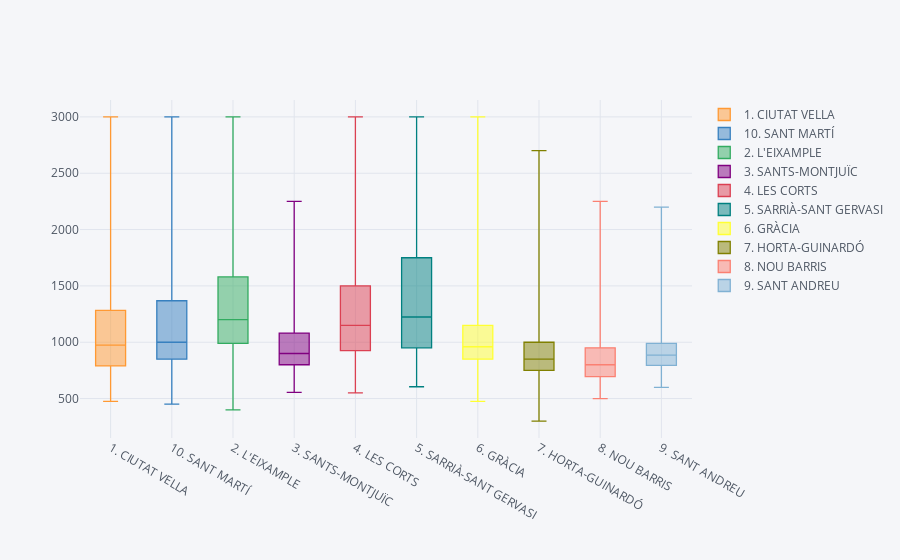

Notebook code cell kept with this figure:
### Markdown cell above
# Hay diferencias de precios por distritos?

### Code cell
df[['Precio', 'Distrito']].pivot(columns='Distrito', values='Precio').iplot(kind='box')

### Figure 1 — Plotly figure (JSON) as saved in the notebook; plotly's stock layout.template omitted (floating-point values rounded to 4 significant figures; data arrays with more than 128 entries replaced by an {"elided": "..."} marker saying what was removed)
{"data": [{"boxpoints": false, "line": {"width": 1.3}, "marker": {"color": "rgba(255, 153, 51, 1.0)"}, "name": "1. CIUTAT VELLA", "orientation": "v", "type": "box", "y": {"elided": "9608 int values"}}, {"boxpoints": false, "line": {"width": 1.3}, "marker": {"color": "rgba(55, 128, 191, 1.0)"}, "name": "10. SANT MARTÍ", "orientation": "v", "type": "box", "y": {"elided": "9608 int values"}}, {"boxpoints": false, "line": {"width": 1.3}, "marker": {"color": "rgba(50, 171, 96, 1.0)"}, "name": "2. L'EIXAMPLE", "orientation": "v", "type": "box", "y": {"elided": "9608 int values"}}, {"boxpoints": false, "line": {"width": 1.3}, "marker": {"color": "rgba(128, 0, 128, 1.0)"}, "name": "3. SANTS-MONTJUÏC", "orientation": "v", "type": "box", "y": {"elided": "9608 int values"}}, {"boxpoints": false, "line": {"width": 1.3}, "marker": {"color": "rgba(219, 64, 82, 1.0)"}, "name": "4. LES CORTS", "orientation": "v", "type": "box", "y": {"elided": "9608 int values"}}, {"boxpoints": false, "line": {"width": 1.3}, "marker": {"color": "rgba(0, 128, 128, 1.0)"}, "name": "5. SARRIÀ-SANT GERVASI", "orientation": "v", "type": "box", "y": {"elided": "9608 int values"}}, {"boxpoints": false, "line": {"width": 1.3}, "marker": {"color": "rgba(255, 255, 51, 1.0)"}, "name": "6. GRÀCIA", "orientation": "v", "type": "box", "y": {"elided": "9608 int values"}}, {"boxpoints": false, "line": {"width": 1.3}, "marker": {"color": "rgba(128, 128, 0, 1.0)"}, "name": "7. HORTA-GUINARDÓ", "orientation": "v", "type": "box", "y": {"elided": "9608 int values"}}, {"boxpoints": false, "line": {"width": 1.3}, "marker": {"color": "rgba(251, 128, 114, 1.0)"}, "name": "8. NOU BARRIS", "orientation": "v", "type": "box", "y": {"elided": "9608 int values"}}, {"boxpoints": false, "line": {"width": 1.3}, "marker": {"color": "rgba(128, 177, 211, 1.0)"}, "name": "9. SANT ANDREU", "orientation": "v", "type": "box", "y": {"elided": "9608 int values"}}], "layout": {"legend": {"bgcolor": "#F5F6F9", "font": {"color": "#4D5663"}}, "paper_bgcolor": "#F5F6F9", "plot_bgcolor": "#F5F6F9", "title": {"font": {"color": "#4D5663"}}, "xaxis": {"gridcolor": "#E1E5ED", "showgrid": true, "tickfont": {"color": "#4D5663"}, "title": {"font": {"color": "#4D5663"}, "text": ""}, "zerolinecolor": "#E1E5ED"}, "yaxis": {"gridcolor": "#E1E5ED", "showgrid": true, "tickfont": {"color": "#4D5663"}, "title": {"font": {"color": "#4D5663"}, "text": ""}, "zerolinecolor": "#E1E5ED"}}}
